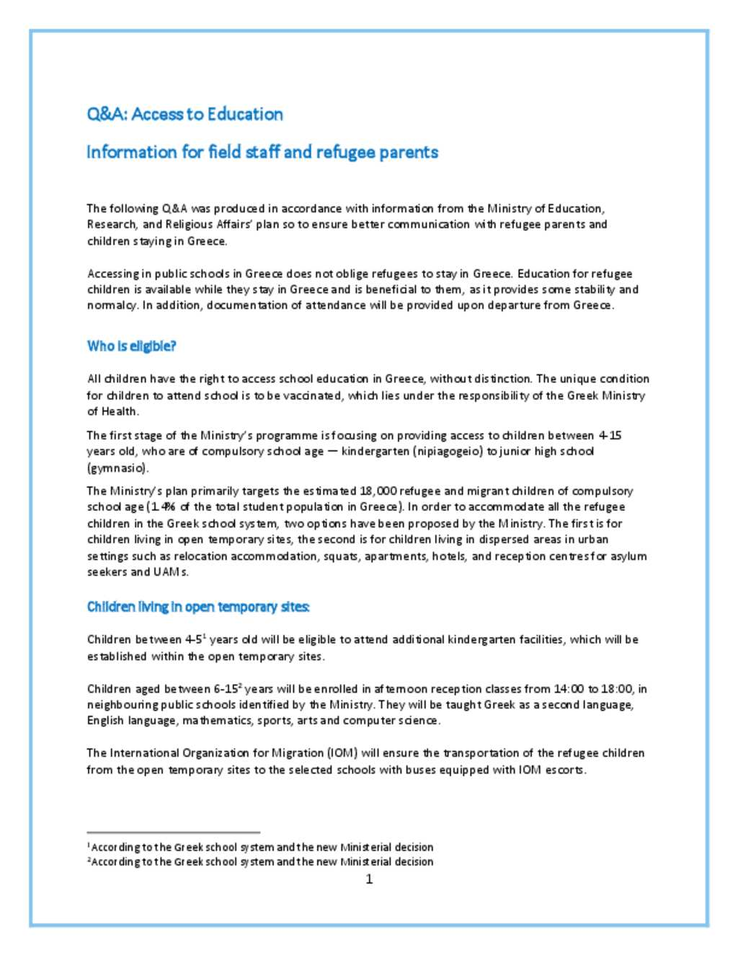
#> input picture Day16/input_images/document.png, 738 x 956 px, shrunk from 1024 x 1325 before the run, found by its file name
$ python 'Edge Detection.py'   (older library calls are emulated)
#> lines starting #> are read from the running program, lines starting #| are printed output that depends on the picture; after the words box and inside, x2 and y2 are one past the last pixel; in counts of white or black regions, pixels touching at a corner belong together
#Sobel operator edge detection along horizontal and vertical axis
import cv2
img=cv2.imread("Day16/input_images/document.png")
#> img is the input picture: shape (956, 738, 3); mean B, G, R 242.3, 241.4, 239.6
gray=cv2.cvtColor(img,cv2.COLOR_RGB2BGRA)
sobel=cv2.Sobel(gray,cv2.CV_64F,1,0,ksize=3)
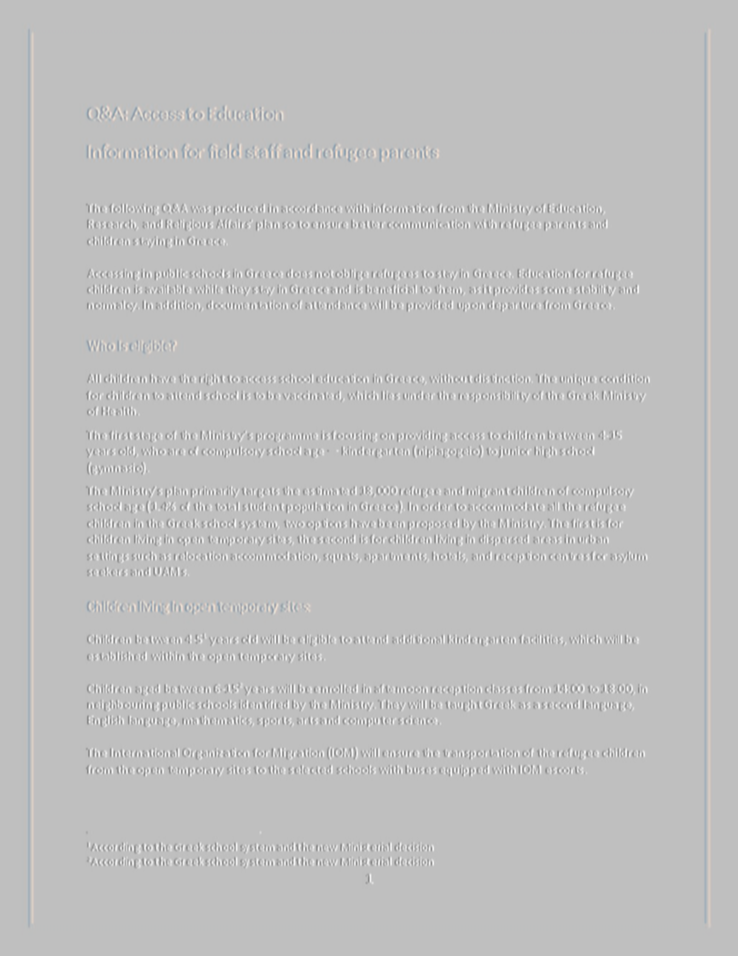
#> sobel: shape (956, 738, 4) float64; mean R, G, B, A 0, 0, 0, 0; transparent parts drawn white
'''
cv2.imshow("original",img)
cv2.imshow("sobel_operator",sobel)
cv2.waitKey(0)
cv2.destroyAllWindows'''

'''
laplacian=cv2.Laplacian(img,cv2.CV_64F)
laplace = cv2.convertScaleAbs(laplacian)
cv2.imshow("original",img)
cv2.imshow("laplaician_operator",laplace)
cv2.waitKey(0)
cv2.destroyAllWindows
'''

canny=cv2.Canny(gray,150,250)
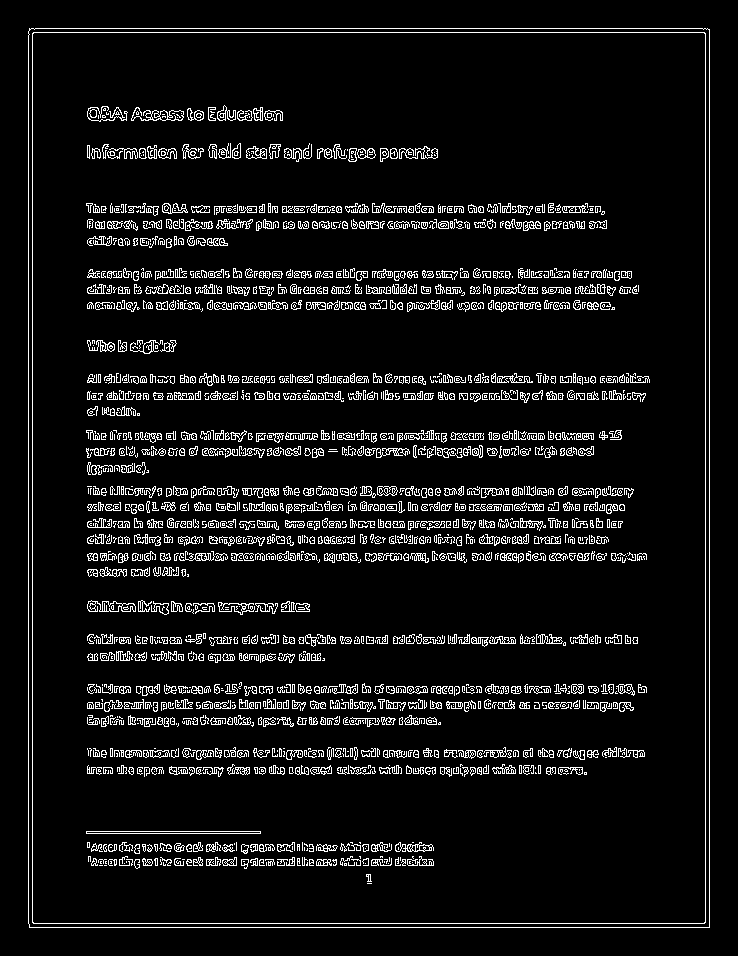
#> canny: shape (956, 738); 7.4% white in thin lines or dots, all inside (x1, y1, x2, y2) = (28, 28, 710, 928)
cv2.imshow("original",img)
cv2.imshow("canny_operator",canny)
cv2.imwrite("Day16/output_images/canny.png",canny)
cv2.waitKey(0)
cv2.destroyAllWindows

$ run again, with Day16/input_images/d2.png copied over Day16/input_images/document.png
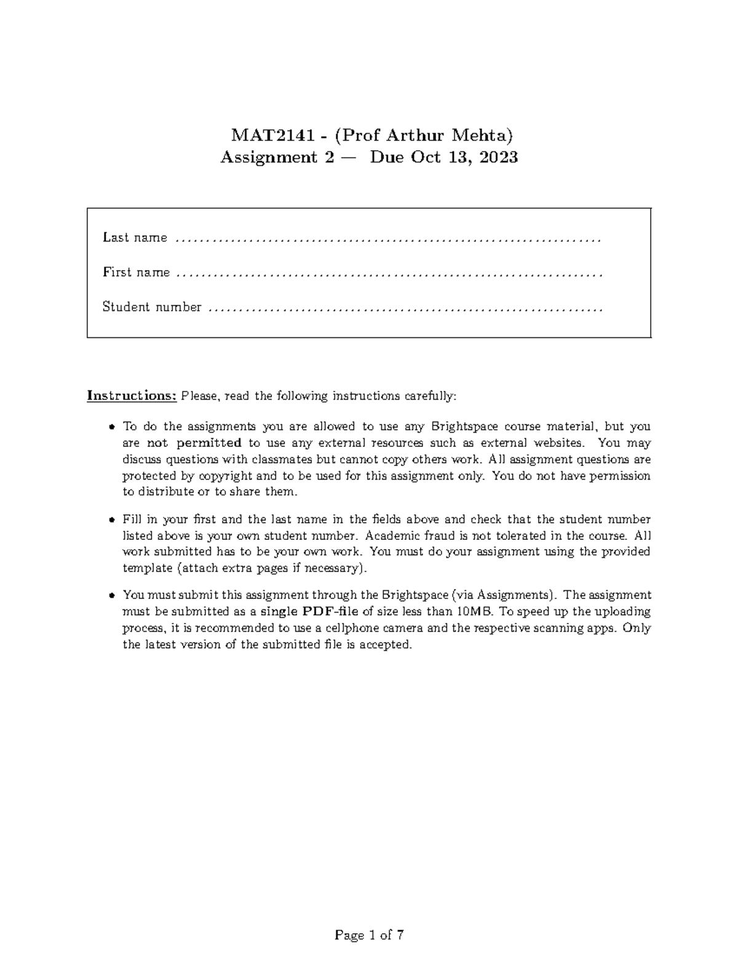
#> input picture Day16/input_images/d2.png, 738 x 956 px, shrunk from 1200 x 1553 before the run, found by its file name
#> img is the input picture: shape (956, 738, 3); min 0, max 255, mean 248.1
#> `sobel=cv2.Sobel(gray,cv2.CV_64F,1,0,ksize=3)`:
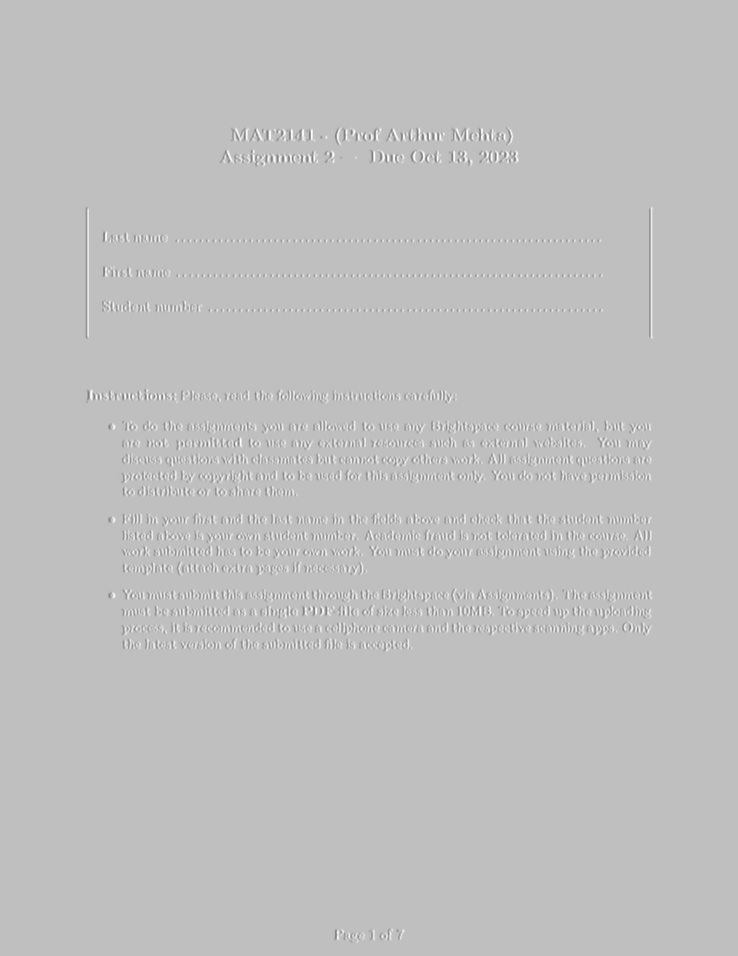
#> sobel: shape (956, 738, 4) float64; mean R, G, B, A 0, 0, 0, 0; transparent parts drawn white
#> `canny=cv2.Canny(gray,150,250)`:
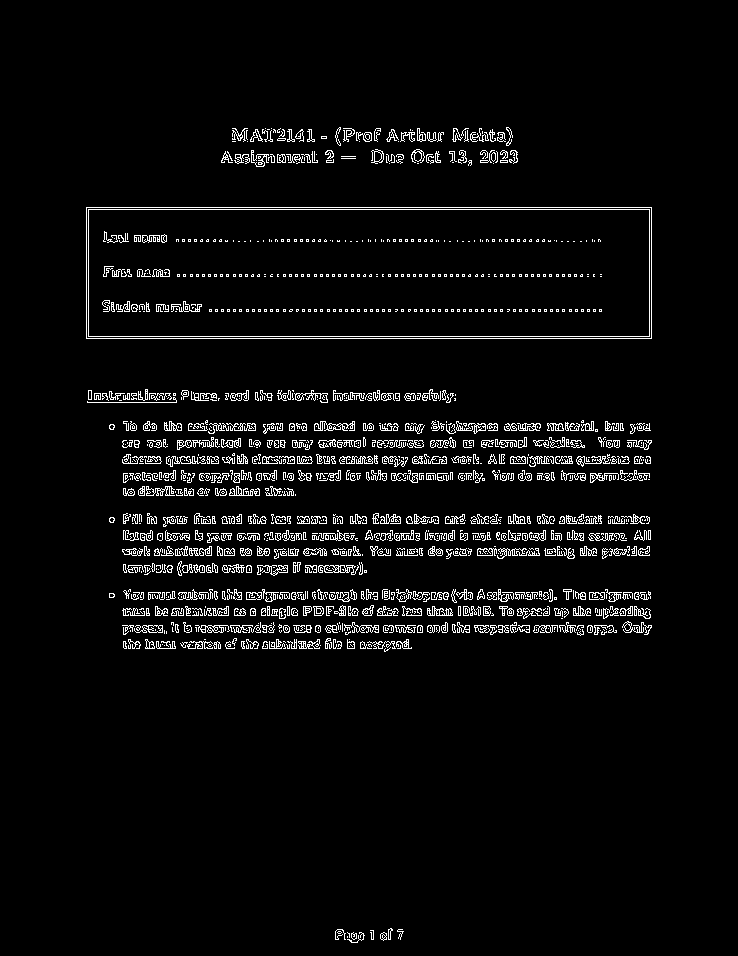
#> canny: shape (956, 738); 4.3% white in thin lines or dots, all inside (x1, y1, x2, y2) = (86, 127, 652, 943)

$ run again, with Day16/input_images/d5.png copied over Day16/input_images/document.png
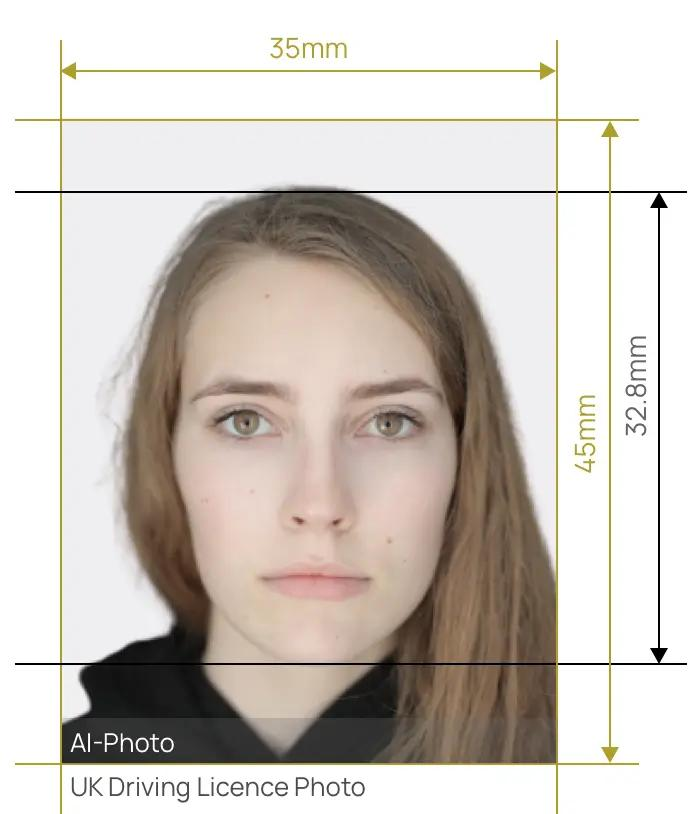
#> input picture Day16/input_images/d5.png, 700 x 814 px, found by its file name
#> img is the input picture: shape (814, 700, 3); mean B, G, R 193, 199.5, 206.4
#> `sobel=cv2.Sobel(gray,cv2.CV_64F,1,0,ksize=3)`:
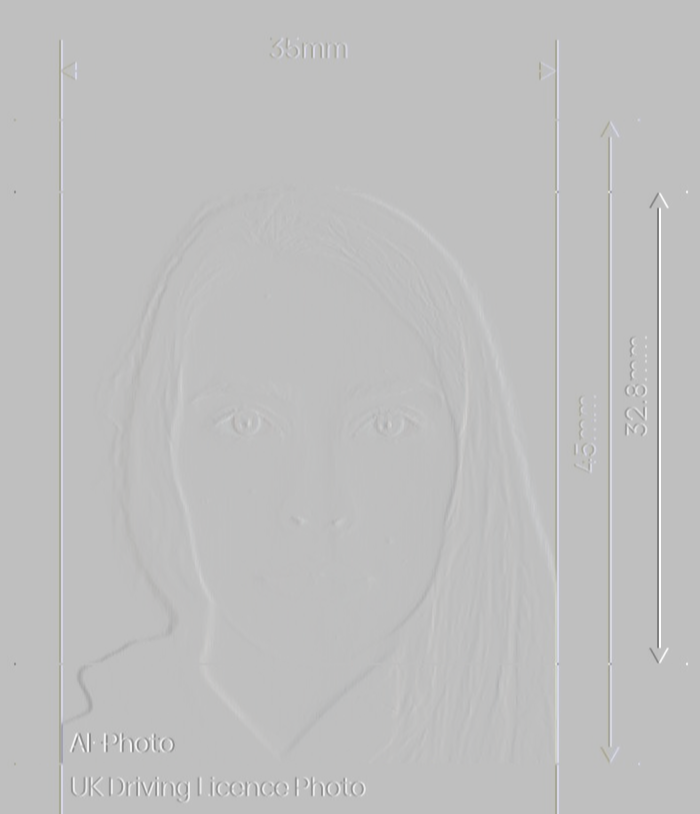
#> sobel: shape (814, 700, 4) float64; mean R, G, B, A 0, 0, 0, 0; transparent parts drawn white
#> `canny=cv2.Canny(gray,150,250)`:
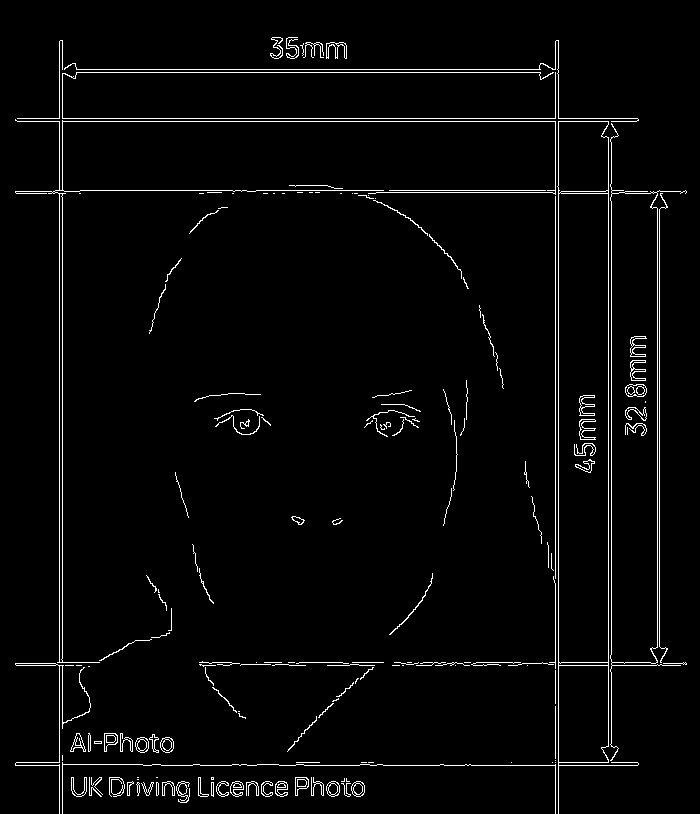
#> canny: shape (814, 700); 2.8% white in thin lines or dots
